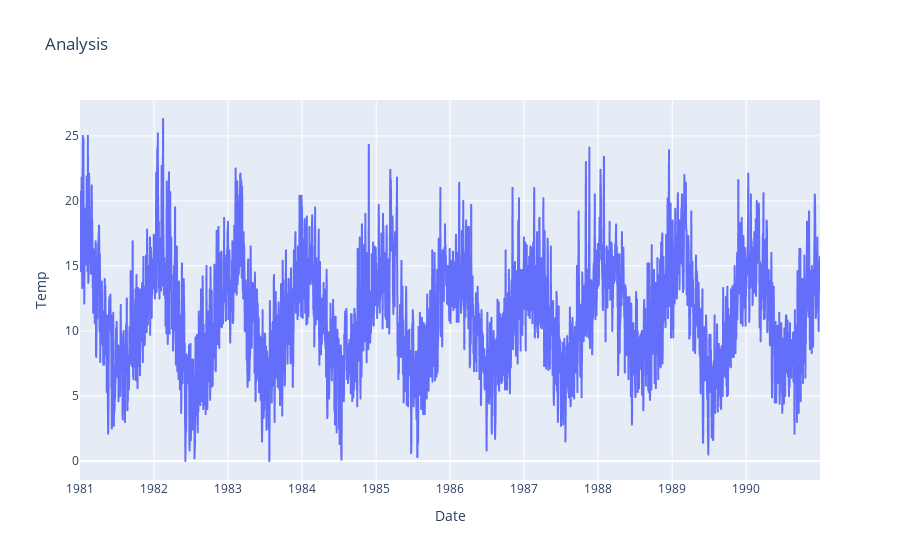

Write notebook code for a chart like this one.
### Code cell
px.line(data_frame=df,x='Date',y='Temp',title='Analysis')

### Figure 1 — Plotly figure (JSON) as saved in the notebook; plotly's stock layout.template omitted (floating-point values rounded to 4 significant figures; data arrays with more than 128 entries replaced by an {"elided": "..."} marker saying what was removed)
{"data": [{"hovertemplate": "Date=%{x}<br>Temp=%{y}<extra></extra>", "legendgroup": "", "line": {"color": "#636efa", "dash": "solid"}, "marker": {"symbol": "circle"}, "mode": "lines", "name": "", "showlegend": false, "type": "scattergl", "x": {"elided": "3650 str values"}, "xaxis": "x", "y": {"elided": "3650 float values"}, "yaxis": "y"}], "layout": {"legend": {"tracegroupgap": 0}, "title": {"text": "Analysis"}, "xaxis": {"anchor": "y", "domain": [0, 1], "title": {"text": "Date"}}, "yaxis": {"anchor": "x", "domain": [0, 1], "title": {"text": "Temp"}}}}
